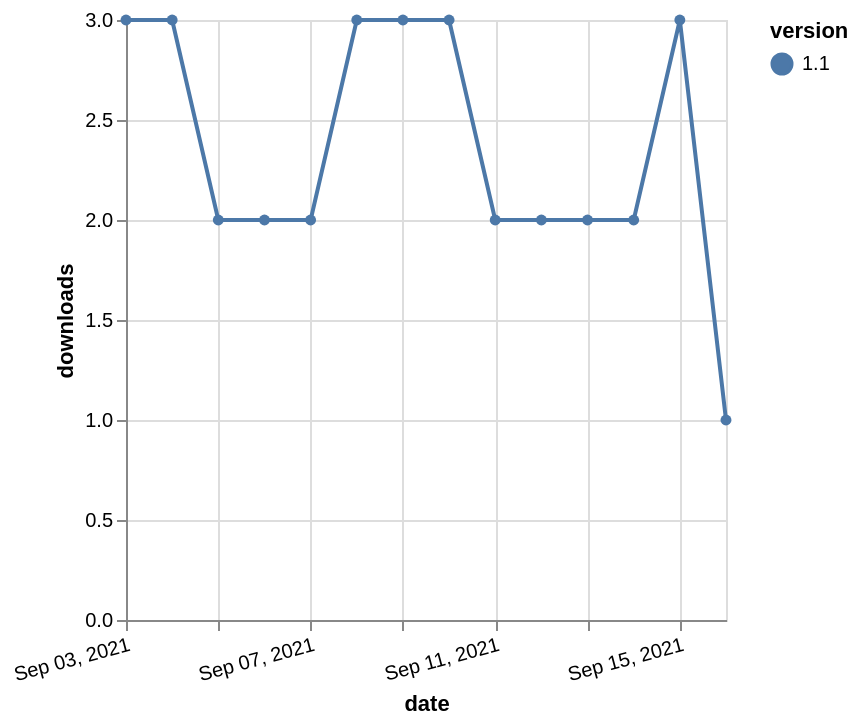

Vega-Lite specification for this chart:
### Vega-Lite specification from a JSON file in a GitHub repository (floating-point values rounded to 4 significant figures)
{"$schema": "https://vega.github.io/schema/vega-lite/v5.json", "description": "A simple bar chart with embedded data.", "data": {"values": [{"date": "2021-09-03", "total": 190, "delta": 3, "version": "1.1"}, {"date": "2021-09-04", "total": 193, "delta": 3, "version": "1.1"}, {"date": "2021-09-05", "total": 195, "delta": 2, "version": "1.1"}, {"date": "2021-09-06", "total": 197, "delta": 2, "version": "1.1"}, {"date": "2021-09-07", "total": 199, "delta": 2, "version": "1.1"}, {"date": "2021-09-08", "total": 202, "delta": 3, "version": "1.1"}, {"date": "2021-09-09", "total": 205, "delta": 3, "version": "1.1"}, {"date": "2021-09-10", "total": 208, "delta": 3, "version": "1.1"}, {"date": "2021-09-11", "total": 210, "delta": 2, "version": "1.1"}, {"date": "2021-09-12", "total": 212, "delta": 2, "version": "1.1"}, {"date": "2021-09-13", "total": 214, "delta": 2, "version": "1.1"}, {"date": "2021-09-14", "total": 216, "delta": 2, "version": "1.1"}, {"date": "2021-09-15", "total": 219, "delta": 3, "version": "1.1"}, {"date": "2021-09-16", "total": 220, "delta": 1, "version": "1.1"}]}, "width": "container", "mark": {"type": "line", "point": {"filled": true}}, "encoding": {"x": {"field": "date", "type": "temporal", "timeUnit": "yearmonthdate", "title": "date", "axis": {"labelAngle": -15}}, "y": {"field": "delta", "type": "quantitative", "title": "downloads"}, "color": {"field": "version", "type": "nominal"}, "tooltip": {"field": "delta"}}}
